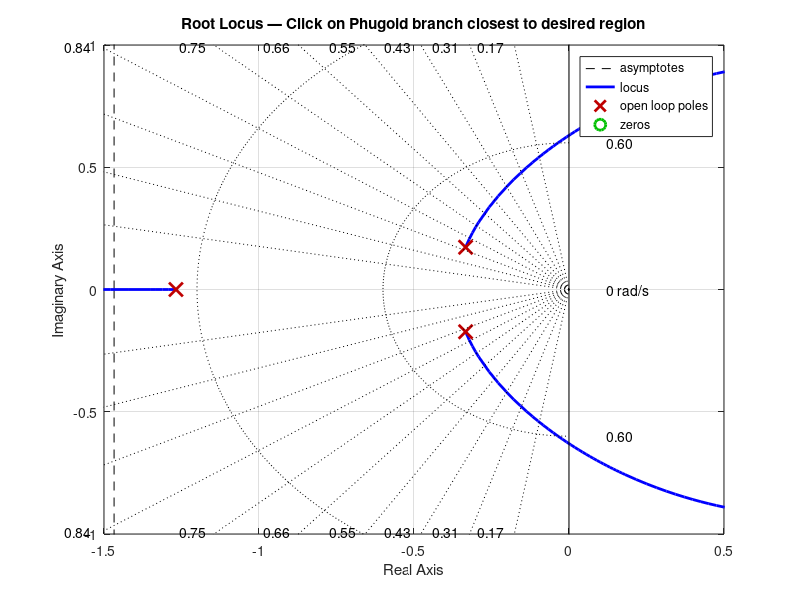

This chart was generated by the following MATLAB code: (Note: this script raises an error after producing the figure.)
clc , clear all ; 
%% System Parameters
K  = 1.282;
tau = -1.0;
a2 = 1.935;
a1 = 0.987;
a0 = 0.179;
%% Transfer Function 
num = [K*tau K];
den = [1 a2 a1 a0];
G = tf(num,den);
%% Interactive Selction of Gain
figure(1)
rlocus(G)
sgrid
title('Root Locus — Click on Phugoid branch closest to desired region')
grid on
xlim([-1.5 0.5]); ylim([-1 1])
[K_selected, poles_selected] = rlocfind(G)

T_rl = feedback(K_selected * G, 1);
figure(4)
step(5 * T_rl, 100)
title('Root Locus Controller Step Response')
grid on
stepinfo(5*T_rl)
